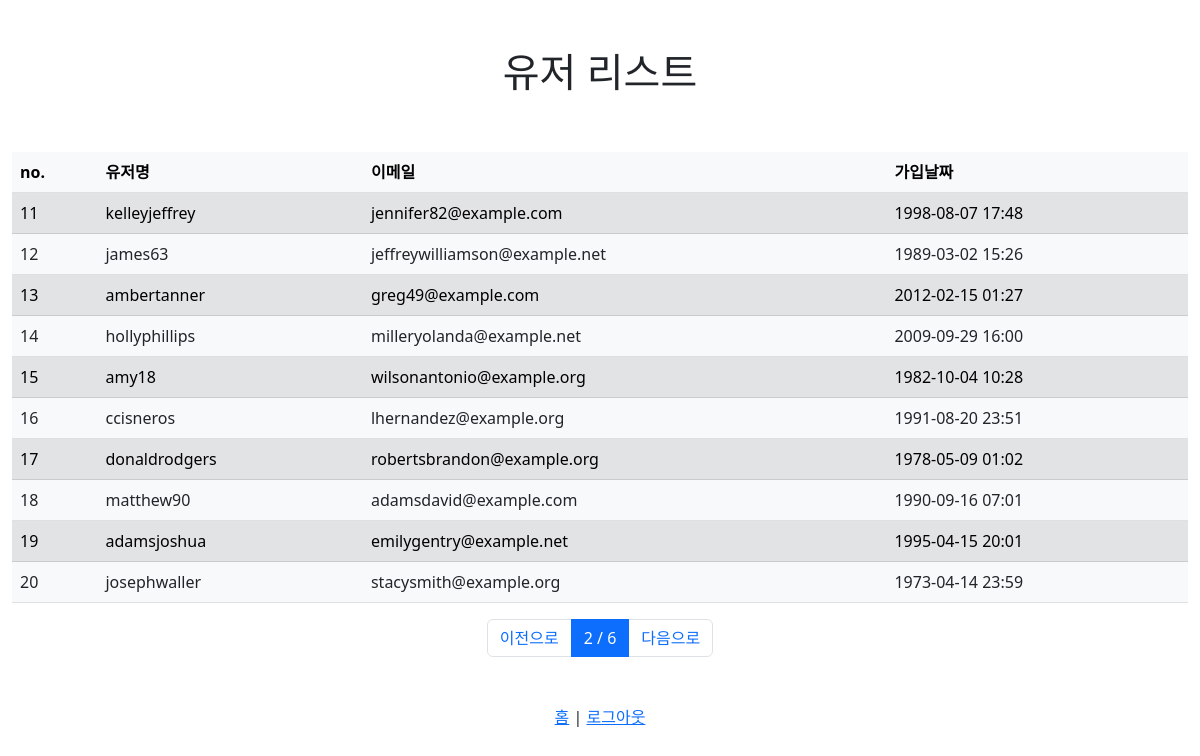
The app's page /users/?page=2 (signed in) with its own data.
### user/models.py (models this page shows, shortened)
class User(AbstractUser):
    register_date = models.DateTimeField(auto_now_add=True, verbose_name="등록날짜")
    class Meta:
        verbose_name = "사용자"
        verbose_name_plural = "사용자"

### user/views.py (the view)
# urls.py: path("users/", user_list_view, name="user_list"),
@login_required
def user_list_view(request):
    page = int(request.GET.get("page", 1))
    users = User.objects.all().order_by("id")  # order_by('-id') : Descending
    paginator = Paginator(users, 10)  # list per page
    users = paginator.get_page(page)
    return render(request, "users.html", {"users": users})

### templates/users.html
{% extends "base.html" %}
{% block content %}
<div class="row mt-5">
  <div class="col-12 text-center">
    <h1>유저 리스트</h1>
  </div>
</div>
<div class="row mt-5">
  <div class="col-12">
    <table class="table table-light">
      <thead class="thead-light">
        <tr>
          <th scope="col">no.</th>
          <th scope="col">유저명</th>
          <th scope="col">이메일</th>
          <th scope="col">가입날짜</th>
        </tr>
      </thead>
      <tbody class="text-dark">
        {% for user in users %}
        <tr class={% cycle "table-secondary" "" %}>
          <td scope="row">{{ user.id }}</td>
          <td>{{ user.username }}</td>
          <td>{{ user.email }}</td>
          <td>{{ user.register_date|date:'Y-m-d H:i' }}</td>
        </tr>
        {% endfor %}
      </tbody>
    </table>
  </div>
</div>
<nav>
  <ul class="pagination justify-content-center">
    {% if users.has_previous %}
    <li class="page-item">
      <a class="page-link" href="?page={{ users.previous_page_number }}">이전으로</a>
    </li>
    {% else %}
    <li class="page-item disabled">
      <a class="page-link" href="#">이전으로</a>
    </li>
    {% endif %}
    <li class="page-item active">
      <a class="page-link" href="#">{{ users.number }} / {{ users.paginator.num_pages }}</a>
    </li>
    {% if users.has_next %}
    <li class="page-item">
      <a class="page-link" href="?page={{ users.next_page_number }}">다음으로</a>
    {% else %}
    <li class="page-item disabled">
      <a class="page-link disabled" href="#">다음으로</a>
    {% endif %}
    </li>
  </ul>
</nav>
<div class="row mt-5">
  <div class="col-12 text-center">
      <a href="/">홈</a>
      |
      <a href="/logout">로그아웃</a>
  </div>
</div>
{% endblock %}

### records on screen
User: id "11", username "kelleyjeffrey", email "jennifer82@example.com", register_date "1998-08-07 17:48"
User: id "12", username "james63", email "jeffreywilliamson@example.net", register_date "1989-03-02 15:26"
User: id "13", username "ambertanner", email "greg49@example.com", register_date "2012-02-15 01:27"
User: id "14", username "hollyphillips", email "milleryolanda@example.net", register_date "2009-09-29 16:00"
User: id "15", username "amy18", email "wilsonantonio@example.org", register_date "1982-10-04 10:28"
User: id "16", username "ccisneros", email "lhernandez@example.org", register_date "1991-08-20 23:51"
User: id "17", username "donaldrodgers", email "robertsbrandon@example.org", register_date "1978-05-09 01:02"
User: id "18", username "matthew90", email "adamsdavid@example.com", register_date "1990-09-16 07:01"
User: id "19", username "adamsjoshua", email "emilygentry@example.net", register_date "1995-04-15 20:01"
User: id "20", username "josephwaller", email "stacysmith@example.org", register_date "1973-04-14 23:59"

### other values on screen
{{ users.number }} "2"
{{ users.paginator.num_pages }} "6"
